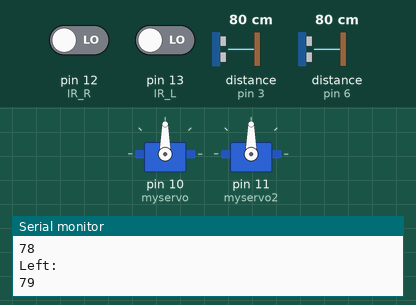
This sketch was run on a simulated Arduino Uno, built with avr-gcc and run on an emulated ATmega328P. On the bench: 2 × servo, the last lines printed to the serial monitor. Wiring (inferred from the names in the program): 2 × ultrasonic range finder: trigger pin 2, echo pin 3 / trigger pin 5, echo pin 6. Inputs (shaded band) come from the test bench; at power-on: distance to the obstacle (sensors on pin 3, pin 6) 80 cm, pin 12 (IR_R) LOW, pin 13 (IR_L) LOW. The echo pulse lasts 58.3 µs per cm.

Above: at 1.2 s.
1.3 s: distance to the obstacle (sensor on pin 3) set to 22 cm
4.3 s: distance to the obstacle (sensor on pin 3) set to 19 cm
At 5.5 s:
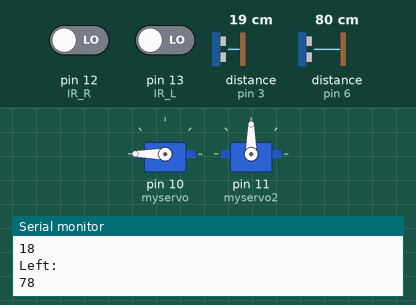
Timing chart, 0 to 7.3 s (numbered marks = the images above; inputs shaded):
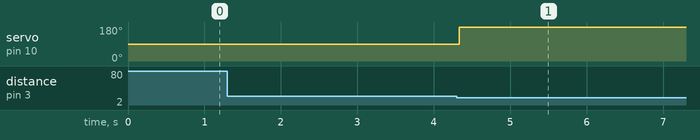

The sketch:

main.ino
```cpp
#include <Servo.h>

// Initialising each of the pins to a variable
#define echoPinR 3
#define trigPinR 2
#define echoPinL 6
#define trigPinL 5
#define dcRF 4
#define dcLF 7
#define dcRB 8
#define dcLB 9
#define IR_R 12
#define IR_L 13

// For ultrasonic sensor's calculation
int distanceR;
int durationR;
int distanceL;
int durationL;

Servo myservo;  // create servo object to control a servo


Servo myservo2;  // create servo object to control a servo

void moveForward (){ // A function to move the robot forward (voltages for the motor driver)
  digitalWrite(dcRF, HIGH);
  digitalWrite(dcRB, LOW);
  digitalWrite(dcLF, LOW);
  digitalWrite(dcLB, HIGH);

}

void moveLeft(){ // A function to move the robot left (voltages for the motor driver)
  digitalWrite(dcRF, HIGH);
  digitalWrite(dcRB, LOW);
  digitalWrite(dcLF, LOW);
  digitalWrite(dcLB, LOW);

}

void moveRight(){ // A function to move the robot right (voltages for the motor driver)
  digitalWrite(dcRF, LOW);
  digitalWrite(dcRB, LOW);
  digitalWrite(dcLF, LOW);
  digitalWrite(dcLB, HIGH);

}

void moveBackward(){ // A function to move the robot backwards (voltages for the motor driver)
  digitalWrite(dcRF, LOW);
  digitalWrite(dcRB, HIGH);
  digitalWrite(dcLF, HIGH);
  digitalWrite(dcLB, LOW);

}

void moveStop (){ // A function to stop the robot (voltages for the motor driver)
  digitalWrite(dcRF, LOW);
  digitalWrite(dcRB, LOW);
  digitalWrite(dcLF, LOW);
  digitalWrite(dcLB, LOW);
}

void setup() // Enabling the respective pins to read input/send output
{
  pinMode(echoPinR, INPUT);
  pinMode(trigPinR, OUTPUT);
  pinMode(echoPinL, INPUT);
  pinMode(trigPinL, OUTPUT);
  pinMode(dcRF, OUTPUT);
  pinMode(dcLF, OUTPUT);
  pinMode(dcRB, OUTPUT);
  pinMode(dcLB, OUTPUT);
  pinMode(IR_R, INPUT);
  pinMode(IR_L, INPUT);
  myservo.attach(10);
  myservo2.attach(11);
  Serial.begin(9600);
}

void loop()
{
  // Right Ultrasound - checking the distance of the surface from it
  digitalWrite(trigPinR, LOW);
  delayMicroseconds(2);
  digitalWrite(trigPinR, HIGH);
  delayMicroseconds(10);
  digitalWrite(trigPinR, LOW);
  durationR = pulseIn(echoPinR, HIGH);
  distanceR = durationR * 0.034 / 2;
  Serial.println("Right: ");
  Serial.println(distanceR);

  // Left Ultrasound - checking the distance of the surface from it
  digitalWrite(trigPinL, LOW);
  delayMicroseconds(2);
  digitalWrite(trigPinL, HIGH);
  delayMicroseconds(10);
  digitalWrite(trigPinL, LOW);
  durationL = pulseIn(echoPinL, HIGH);
  distanceL = durationL * 0.034 / 2;
  Serial.println("Left: ");
  Serial.println(distanceL);

  // Movement - ensures that the robot does not deviate from its intended path
  if (distanceR > 20 && distanceL > 20){
    if (digitalRead(IR_R) == HIGH && digitalRead(IR_L) == HIGH)
    {
      moveForward();
    }
    else if (digitalRead(IR_R) == HIGH)
    {
      moveRight();
    }
    else if (digitalRead(IR_L) == HIGH)
    {
      moveLeft();
    }
  }

  else if (distanceR < 20) // Spray on the right side if there is a table surface
  {
    myservo.write(180);
    moveStop();
    delay(2500);
  }
  else if (distanceL < 20) // Spray on the left side if there is a table surface
  {
    myservo2.write(180);
    moveStop();
    delay(2500);
  }


}
```

Measured:
- the behaviour switches between 21 and 20 cm on distance to the obstacle (sensor on pin 3) (found by bisection; images 0 and 1)
- after the input at 4.3 s, servo on pin 10 (myservo): 90° → 180° at once
